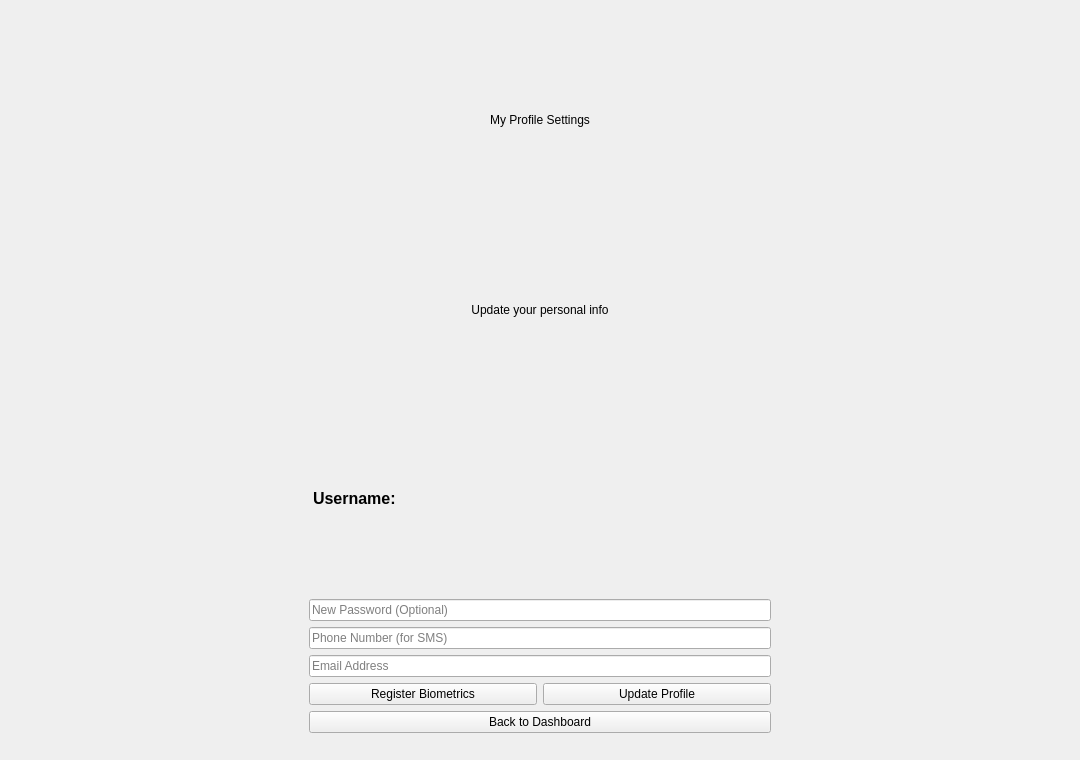
<?xml version="1.0" encoding="UTF-8"?>
<ui version="4.0">
 <class>ProfileWindow</class>
 <widget class="QMainWindow" name="ProfileWindow">
  <property name="geometry">
   <rect>
    <x>0</x>
    <y>0</y>
    <width>1080</width>
    <height>760</height>
   </rect>
  </property>
  <property name="windowTitle">
   <string>Hack0 - My Profile</string>
  </property>
  <widget class="QWidget" name="centralwidget">
   <layout class="QVBoxLayout" name="verticalLayout">
    <item>
     <widget class="QFrame" name="rootPanel">
      <layout class="QVBoxLayout" name="verticalLayout_2">
       <item alignment="Qt::AlignHCenter">
        <widget class="QFrame" name="card">
         <property name="minimumSize">
          <size>
           <width>480</width>
           <height>0</height>
          </size>
         </property>
         <layout class="QVBoxLayout" name="verticalLayout_3">
          <item>
           <widget class="QLabel" name="titleLabel">
            <property name="text"><string>My Profile Settings</string></property>
            <property name="alignment"><set>Qt::AlignCenter</set></property>
           </widget>
          </item>
          <item>
           <widget class="QLabel" name="statusLabel">
            <property name="text"><string>Update your personal info</string></property>
            <property name="alignment"><set>Qt::AlignCenter</set></property>
           </widget>
          </item>
          <item>
           <widget class="QLabel" name="usernameLabel">
            <property name="text"><string>Username: </string></property>
            <property name="styleSheet"><string>font-size: 16px; font-weight: bold; margin-bottom: 5px;</string></property>
           </widget>
          </item>
          <item>
           <widget class="QLineEdit" name="passwordInput">
            <property name="placeholderText"><string>New Password (Optional)</string></property>
           </widget>
          </item>
          <item>
           <widget class="QLineEdit" name="phoneInput">
            <property name="placeholderText"><string>Phone Number (for SMS)</string></property>
           </widget>
          </item>
          <item>
           <widget class="QLineEdit" name="emailInput">
            <property name="placeholderText"><string>Email Address</string></property>
           </widget>
          </item>
          <item>
           <layout class="QHBoxLayout" name="horizontalLayout">
            <item>
             <widget class="QPushButton" name="registerBiometricButton">
              <property name="text"><string>Register Biometrics</string></property>
             </widget>
            </item>
            <item>
             <widget class="QPushButton" name="updateProfileButton">
              <property name="text"><string>Update Profile</string></property>
             </widget>
            </item>
           </layout>
          </item>
          <item>
           <widget class="QPushButton" name="backButton">
            <property name="text"><string>Back to Dashboard</string></property>
           </widget>
          </item>
         </layout>
        </widget>
       </item>
      </layout>
     </widget>
    </item>
   </layout>
  </widget>
 </widget>
 <resources/>
 <connections/>
</ui>
